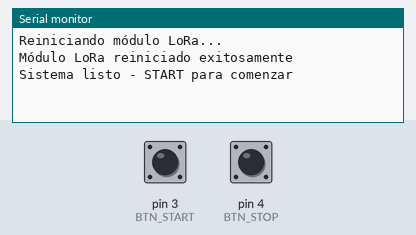
Bench run of a sketch on a simulated Arduino Uno, built with avr-gcc and run on an emulated ATmega328P. Shown: the last lines printed to the serial monitor. The inputs (shaded band) are chosen by the test bench; at power-on: pin 3 (BTN_START) HIGH, pin 4 (BTN_STOP) HIGH. No radio packets arrive unless stated.

Above: at 2.3 s.
2.4 s: pin 3 (BTN_START) pulled LOW for 0.15 s
At 3.2 s:
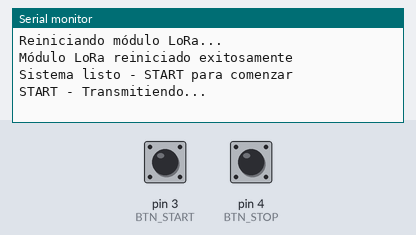
5.5 s: pin 4 (BTN_STOP) pulled LOW for 0.15 s
At 6.7 s:
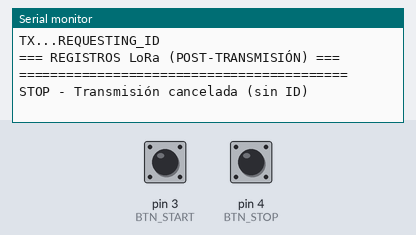
7.1 s: pin 3 (BTN_START) pulled LOW for 0.15 s
At 10.0 s:
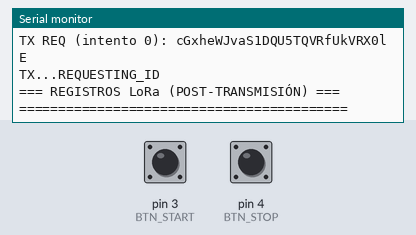
10.2 s: pin 3 (BTN_START) pulled LOW for 0.15 s
At 11.5 s:
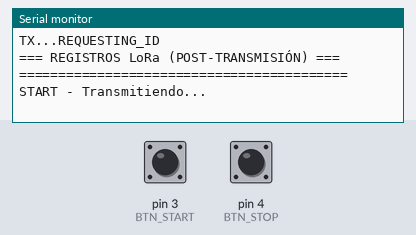

Measured:
- after the input at 2.4 s, the serial monitor: prints a new line after 0.09 s (image 1)
- after the input at 5.5 s, the serial monitor: prints a new line after 0.09 s (image 2)
- after the input at 7.1 s, the serial monitor: prints a new line after 0.09 s (image 3)
- after the input at 10.2 s, the serial monitor: prints a new line after 0.09 s (image 4)

The sketch:

cansat_tx_base64.ino
```cpp
#include <TinyGPS++.h>
#include <LoRa.h>
#include <Servo.h>
#include <DHT.h>
#include <SoftwareSerial.h>

#define LORA_DI00 2
#define LORA_RST 9
#define LORA_NSS 10
#define BTN_START 3
#define BTN_STOP 4
#define DHT_PIN 6
#define GPS_TX A1
#define GPS_RX A0

// Objetos
Servo servo;
DHT dht(DHT_PIN, DHT22);

// Variables
enum SystemState {
  STATE_START,
  STATE_LAUNCH,
  STATE_END
};
const char* STATES[] = {
  "start",
  "launch",
  "end"
};
SystemState stateCurrent = STATE_START;
unsigned long timestamp = 0;
String ADMIN_KEY = "playboi";
String launch_id = "";
bool transmitting = false;
int startTransmittingCount = 5;
int stopTransmittingCount = 5;
bool stopping = false;

unsigned long lastSendTime = 0;
bool requesting_id = false;
int reqAttempts = 0;
const int MAX_REQ_ATTEMPTS = 10;

const char BASE64_CHARS[] = "ABCDEFGHIJKLMNOPQRSTUVWXYZabcdefghijklmnopqrstuvwxyz0123456789+/";

// Base64
String base64Encode(const String& input) {
  String output = "";
  int i = 0;
  int len = input.length();

  while (i < len) {
    uint32_t octet_a = i < len ? (unsigned char)input[i++] : 0;
    uint32_t octet_b = i < len ? (unsigned char)input[i++] : 0;
    uint32_t octet_c = i < len ? (unsigned char)input[i++] : 0;

    uint32_t triple = (octet_a << 0x10) + (octet_b << 0x08) + octet_c;

    output += BASE64_CHARS[(triple >> 3 * 6) & 0x3F];
    output += BASE64_CHARS[(triple >> 2 * 6) & 0x3F];
    output += BASE64_CHARS[(triple >> 1 * 6) & 0x3F];
    output += BASE64_CHARS[(triple >> 0 * 6) & 0x3F];
  }

  if (len % 3 == 1) {
    output[output.length()-1] = '=';
    output[output.length()-2] = '=';
  } else if (len % 3 == 2) {
    output[output.length()-1] = '=';
  }

  return output;
}

String base64Decode(const String& input) {
  String output = "";
  int i = 0;
  int len = input.length();

  while (i < len) {
    uint32_t sextet_a = input[i] == '=' ? 0 & i++ : (strchr(BASE64_CHARS, input[i++]) - BASE64_CHARS);
    uint32_t sextet_b = input[i] == '=' ? 0 & i++ : (strchr(BASE64_CHARS, input[i++]) - BASE64_CHARS);
    uint32_t sextet_c = input[i] == '=' ? 0 & i++ : (strchr(BASE64_CHARS, input[i++]) - BASE64_CHARS);
    uint32_t sextet_d = input[i] == '=' ? 0 & i++ : (strchr(BASE64_CHARS, input[i++]) - BASE64_CHARS);

    uint32_t triple = (sextet_a << 3 * 6) + (sextet_b << 2 * 6) + (sextet_c << 1 * 6) + (sextet_d << 0 * 6);

    output += (char)((triple >> 2 * 8) & 0xFF);
    if (input[i-2] != '=') output += (char)((triple >> 1 * 8) & 0xFF);
    if (input[i-1] != '=') output += (char)((triple >> 0 * 8) & 0xFF);
  }

  return output;
}

void dumpLoRaRegisters() {
  Serial.println("=== REGISTROS LoRa (POST-TRANSMISIÓN) ===");
  LoRa.dumpRegisters(Serial);
  Serial.println("==========================================");
}

void hardResetLoRa() {
  Serial.println("Reiniciando módulo LoRa...");

  LoRa.end();
  delay(100);

  pinMode(LORA_RST, OUTPUT);
  digitalWrite(LORA_RST, LOW);
  delay(10);
  digitalWrite(LORA_RST, HIGH);
  delay(50);


  LoRa.setPins(LORA_NSS, LORA_RST, LORA_DI00);

  if (!LoRa.begin(433E6)) {
    Serial.println("Error iniciando LoRa después del reset!");
    return;
  }

  LoRa.setSpreadingFactor(12);
  LoRa.setSignalBandwidth(62.5E3);
  LoRa.setCodingRate4(8);
  LoRa.setSyncWord(0x12);
  LoRa.onTxDone(receive);
  LoRa.enableCrc();

  Serial.println("Módulo LoRa reiniciado exitosamente");
}

void setup() {
  Serial.begin(9600);
  delay(1000);

  pinMode(BTN_START, INPUT_PULLUP);
  pinMode(BTN_STOP, INPUT_PULLUP);

  dht.begin();

  hardResetLoRa();
  Serial.println("Sistema listo - START para comenzar");
}

void loop() {
  start();
  stop();

  unsigned long currentTime = millis();

  if (transmitting) {
    if (requesting_id) {
      if (currentTime - lastSendTime >= 2000) { // 2 segundos entre intentos
        cansatReqId();
        Serial.println("TX...REQUESTING_ID");
        lastSendTime = currentTime;

        // DEBUG: Mostrar registros después de transmisión
        dumpLoRaRegisters();

        // Incrementar intentos y verificar máximo
        reqAttempts++;
        if (reqAttempts >= MAX_REQ_ATTEMPTS) {
          Serial.println("Máximo de intentos alcanzado - reiniciando LoRa");
          hardResetLoRa();
          reqAttempts = 0;
          requesting_id = false;
          transmitting = false;
        }
      }
    }
    else if (launch_id != "") {
      if (currentTime - lastSendTime >= 1000) {
        if (stopping) {
          stateCurrent = STATE_END;
          stopTransmittingCount--;
          Serial.print("STOP Transmitting Count: ");
          Serial.println(stopTransmittingCount);

          if (stopTransmittingCount <= 0) {
            transmitting = false;
            stopTransmittingCount = 5;
            startTransmittingCount = 5;
            stopping = false;
            stateCurrent = STATE_START;
            Serial.println("STOP - Transmisión finalizada");
          }
        } else if (startTransmittingCount > 0) {
          stateCurrent = STATE_START;
          startTransmittingCount--;
          Serial.print("START Transmitting Count: ");
          Serial.println(startTransmittingCount);
        } else {
          stateCurrent = STATE_LAUNCH;
        }

        sendLaunchData();
        lastSendTime = currentTime;
        Serial.print("Estado actual: ");
        Serial.println(STATES[stateCurrent]);

        // DEBUG: Mostrar registros después de transmisión de datos
        dumpLoRaRegisters();
      }
    } else {
      requesting_id = true;
      lastSendTime = currentTime;
    }
  }

  delay(50);
}

void start() {
  if (digitalRead(BTN_START) == LOW) {
    delay(50);
    if (digitalRead(BTN_START) == LOW) {
      transmitting = true;
      requesting_id = true;
      lastSendTime = millis();
      reqAttempts = 0;
      Serial.println("START - Transmitiendo...");
    }
  }
}

void stop() {
  if (digitalRead(BTN_STOP) == LOW) {
    delay(50);
    if (digitalRead(BTN_STOP) == LOW) {
      if (launch_id == "") {
        transmitting = false;
        requesting_id = false;
        Serial.println("STOP - Transmisión cancelada (sin ID)");
      } else {
        stopping = true;
        stopTransmittingCount = 5;
        Serial.println("STOP - Iniciando secuencia de parada...");
      }
    }
  }
}

void sendLaunchData() {
  timestamp = millis();
  float temperature = dht.readTemperature();
  float humidity = dht.readHumidity();

  String message = ADMIN_KEY + "-" + launch_id + "-" + STATES[stateCurrent] + "-" + timestamp + "-";

  if (!isnan(temperature) && !isnan(humidity)) {
    message += String(temperature, 1) + "-";
    message += String(humidity, 1) + "-";
  }

  String encryptedMessage = base64Encode(message);

  LoRa.beginPacket();
  LoRa.print(encryptedMessage);
  LoRa.endPacket();
}

void cansatReqId() {
  String message = ADMIN_KEY + "-CANSAT_REQ_ID";
  String encryptedMessage = base64Encode(message);

  Serial.print("TX REQ (intento ");
  Serial.print(reqAttempts);
  Serial.print("): ");
  Serial.println(encryptedMessage);

  LoRa.beginPacket();
  LoRa.print(encryptedMessage);
  LoRa.endPacket(true);
}

void receive() {
  Serial.println("Receiving after TX done...");
  if (LoRa.parsePacket() > 0) {
    String encryptedMessage = "";

    // Leer con filtrado básico
    while (LoRa.available()) {
      char c = (char)LoRa.read();
      // Solo aceptar caracteres Base64 válidos
      if (isalnum(c) || c == '+' || c == '/' || c == '=') {
        encryptedMessage += c;
      }
    }

    // Solo procesar si tiene longitud razonable
    if (encryptedMessage.length() >= 20 && encryptedMessage.length() <= 100) {
      Serial.print("RX: ");
      Serial.println(encryptedMessage);

      String decryptedMessage = base64Decode(encryptedMessage);
      Serial.print("Decoded: ");
      Serial.println(decryptedMessage);

      if (decryptedMessage.startsWith(ADMIN_KEY + "-CANSAT_REQ_ID-")) {
        int i1 = decryptedMessage.indexOf("-");
        int i2 = decryptedMessage.indexOf("-", i1 + 1);
        launch_id = decryptedMessage.substring(i2 + 1);
        requesting_id = false;
        reqAttempts = 0; // Resetear intentos
        Serial.println("=== LAUNCH ID RECIBIDO: " + launch_id + " ===");

        // DEBUG: Mostrar registros después de recepción exitosa
        dumpLoRaRegisters();
      }
    } else {
      Serial.println("Mensaje descartado - longitud inválida");
    }
  }
}
```
